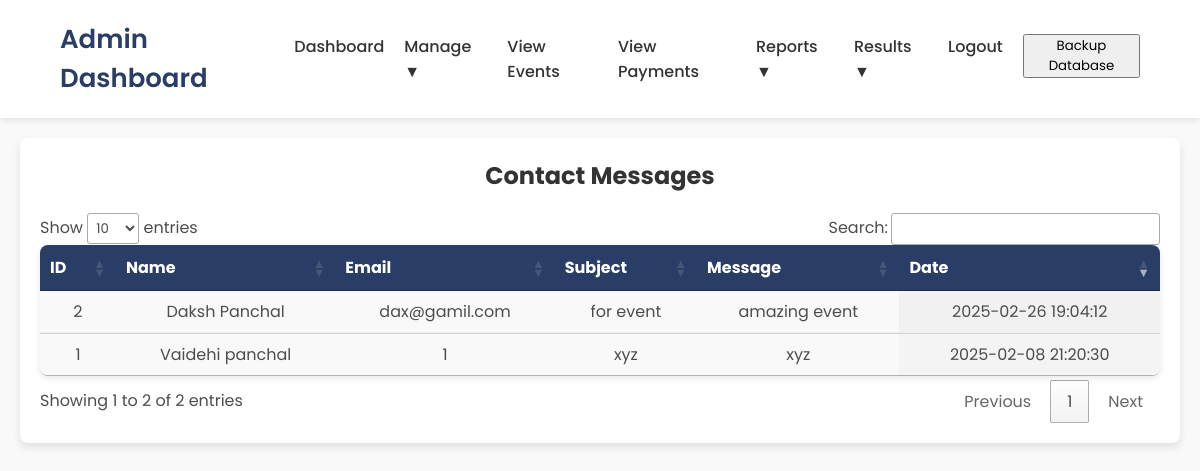
The page /admin_contact_us.php (signed in) on the database its author committed.
### tables this page shows
CREATE TABLE `contact` (
  `id` int NOT NULL AUTO_INCREMENT,
  `name` varchar(100) NOT NULL,
  `email` varchar(100) NOT NULL,
  `subject` varchar(255) DEFAULT NULL,
  `message` text NOT NULL,
  `created_at` timestamp NULL DEFAULT CURRENT_TIMESTAMP,
  PRIMARY KEY (`id`)
);

### admin_contact_us.php (the view, shortened to what this page needs)
<?php
include "config.php";
$sql = "SELECT `id`, `name`, `email`, `subject`, `message`, `created_at` FROM `contact` ORDER BY `created_at` DESC";
$result = mysqli_query($conn, $sql);
?>
<!DOCTYPE html>
<html lang="en">
<head>
    <link rel="stylesheet" href="https://cdn.datatables.net/1.11.5/css/jquery.dataTables.min.css">
</head>
<body>
    <?php include "admin_navbar.php"; ?>
    <main>
        <div class="content">
            <h2>Contact Messages</h2>
            <table id="contactTable" class="contact-table display">
                <thead>
                    <tr>
                        <th>ID</th>
                        <th>Name</th>
                        <th>Email</th>
                        <th>Subject</th>
                        <th>Message</th>
                        <th>Date</th>
                    </tr>
                </thead>
                <tbody>
                    <?php
                    while ($row = mysqli_fetch_assoc($result)) {
                        echo "<tr>";
                        echo "<td>" . htmlspecialchars($row['id']) . "</td>";
                        echo "<td>" . htmlspecialchars($row['name']) . "</td>";
                        echo "<td>" . htmlspecialchars($row['email']) . "</td>";
                        echo "<td>" . htmlspecialchars($row['subject']) . "</td>";
                        echo "<td>" . htmlspecialchars($row['message']) . "</td>";
                        echo "<td>" . htmlspecialchars($row['created_at']) . "</td>";
                        echo "</tr>";
                    }
                    ?>
                </tbody>
            </table>
        </div>
    </main>
</body>
</html>

### admin_contact_us.php (style rules this page uses)
* { margin: 0; padding: 0; box-sizing: border-box; font-family: 'Poppins', sans-serif; }
body { background-color: #f9f9f9; color: #4d4d4d; min-height: 100vh; display: flex; flex-direction: column; }
main { flex: 1; padding: 20px; }
.content { max-width: 1200px; margin: 0 auto; background: #fff; padding: 20px; border-radius: 8px; box-shadow: 0 4px 8px rgba(0, 0, 0, 0.1); }
.content h2 { text-align: center; margin-bottom: 20px; color: #333; }
.contact-table { width: 100%; border-collapse: collapse; margin-top: 20px; box-shadow: 0 2px 6px rgba(0, 0, 0, 0.1); border-radius: 8px; overflow: hidden; }
.contact-table th, .contact-table td { padding: 12px 15px; text-align: left; border-bottom: 1px solid #eee; }
.contact-table th { background-color: #2a3d66; color: white; font-weight: 600; text-align: center; }
.contact-table td { text-align: center; }
.contact-table tr:last-child td { border-bottom: none; }
.contact-table tr:nth-child(even) { background-color: #f9f9f9; }

### admin_navbar.php (style rules this page uses)
* { margin: 0; padding: 0; box-sizing: border-box; font-family: 'Poppins', sans-serif; }

### rows shown on the page
contact: id "2", name "Daksh Panchal", email "dax@gamil.com", subject "for event", message "amazing event", created_at "2025-02-26 19:04:12"
contact: id "1", name "Vaidehi panchal", email "1", subject "xyz", message "xyz", created_at "2025-02-08 21:20:30"
